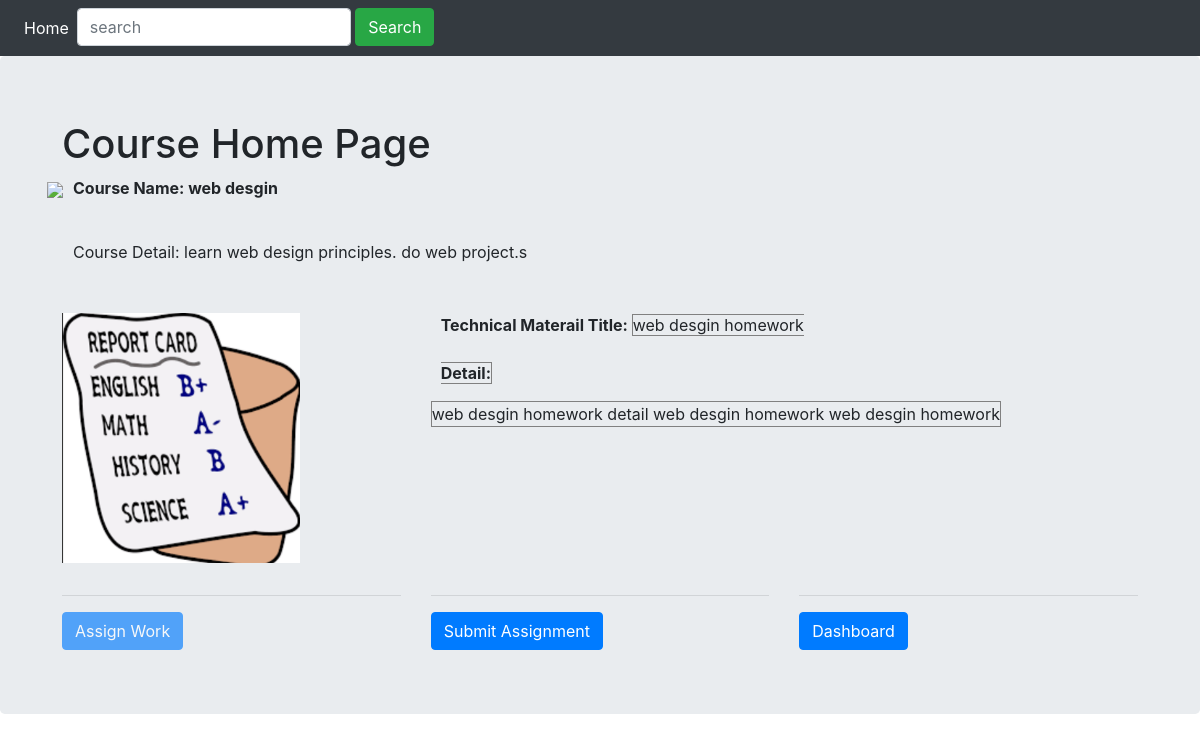
The page /course/1 on the database as committed earlier.
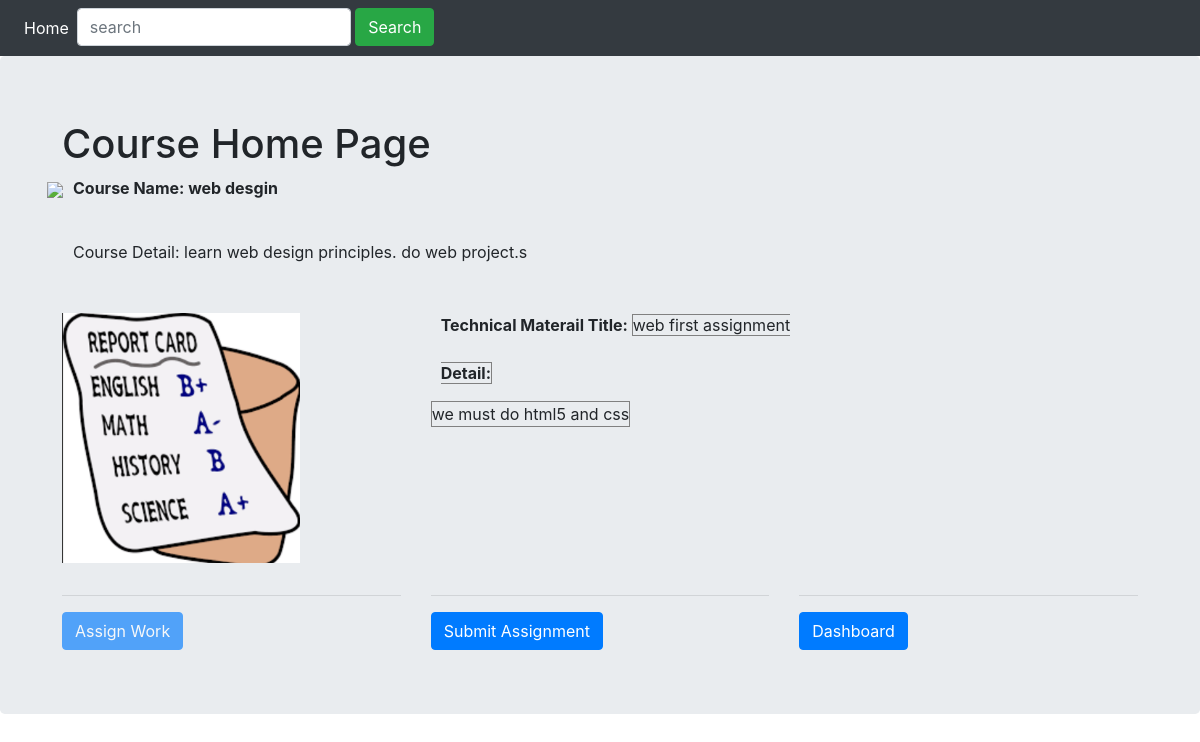
The same page on the database as committed later.
### wsgi.py (models this page shows, shortened)
class Blog(db.Model):
    id = db.Column(db.Integer,primary_key = True)
    title = db.Column(db.String(100))
    text = db.Column(db.Text)

class TeacherWork(db.Model):
    id = db.Column(db.Integer, primary_key=True)
    title = db.Column(db.String(80), unique=True)
    detail = db.Column(db.String(500))
    answer = db.Column(db.String(5000))
    course_id = db.Column(db.Integer)

### wsgi.py (the view)
@app.route('/course/<id>',methods = ['GET'])
def course_home(id):
    if request.method == 'GET':
        blog = Blog.query.filter_by(id = id).first_or_404()
        teacherWork = TeacherWork.query.filter_by(course_id = id).first()
        print(id, blog, 'in query_blog','@'*20)
        return rt('course.html',blog = blog, teacherWork=teacherWork)
    else:
        return '',204

### movie/templates/course.html (shortened to what this page needs)
<!DOCTYPE html>
<html lang="en">
  <head>
    <link rel='stylesheet' href='/static/bootstrap-4.5.2-dist/css/bootstrap.min.css'>
  </head>
  <body>
<nav class="navbar navbar-expand-lg navbar-dark bg-dark">
  <div class="collapse navbar-collapse" id="navbarSupportedContent">
    <ul class="navbar-nav mr-auto">
      <li class="nav-item active">
        <a class="nav-link" href="/home">Home <span class="sr-only">(current)</span></a>
      </li>
      <li class="nav-item active">
        <form class="form-inline my-2 my-lg-0 navbar-right" action="/home" method="POST">
                <div class="form-group">
                  <input type="text" name="keyword" placeholder="search" class="form-control" autofocus>&nbsp;
                </div>
              <input type="submit" value="Search" class="btn btn-success">
        </form>
      </li>
    </ul>
  </div>
</nav>
    <div class="jumbotron">
      <div class="container">
<div class="container">
   <h1>Course Home Page</h1>
  <div class="row">
    <div class="col-md4">
              <figure>
            <img src="/static/images/course.png" class="img-fluid" style="height:80px;">
        </figure>
    </div>
    <div class="col-md4">
        <p style="width:500px;padding-left:10px;font-weight: bold;">Course Name:
{{ blog.title }}
        </p>
        <br/>
        <p style="width:500px;padding-left:10px;">Course Detail: {{ blog.text }}
        </p>
    </div>
  </div>
  <div class="row">
  </div>
  <div class="row">
    <div class="col-sm-4">
              <figure>
            <img src="/static/images/ml.png" class="img-fluid" style="height:250px;">
        </figure>
    </div>
    <div class="col-sm-8">
        <p style="width:500px;padding-left:10px;">
            <span style="font-weight:bold;">Technical Materail Title: </span>
            <span id="titleLbl" style="border: 1px solid gray; " >
              <span>
     {{teacherWork.title}}
  </span>
       <br/><br/>
        <span style="font-weight:bold;">Detail: </span>
        <br/>
        <div style="border: 1px solid gray; display: inline-block">
      {{teacherWork.detail}}
        </div>
      </p>
    </div>
  </div>
    <div class="row">
      <div class="col-sm-4">
      <hr/>
      {% if session['isadmin'] and session['logged_in'] %}
      <button type="button" class="btn btn-primary" onclick="relocate_assignwork()">Assign Work</button>
      {% else %}
      <button type="button" class="btn btn-primary" disabled> Assign Work</button>
      {% endif %}
      </div>
      <div class="col-sm-4">
      <hr/>
      <button type="button" class="btn btn-primary" onclick="relocate_student()">Submit Assignment</button>
      </div>
      <div class="col-sm-4">
    <hr/>
      <button type="button" class="btn btn-primary" onclick="relocate_dashboard()">Dashboard</button>
      </div>
    </div>
</div>
      </div>
    </div>
  </body>
</html>

Rows that differ between the two databases and show on the page:
changed TeacherWork: title "web desgin homework" → "web first assignment"; detail "web desgin homework detail web desgin homework web desgin homework" → "we must do html5 and css"
